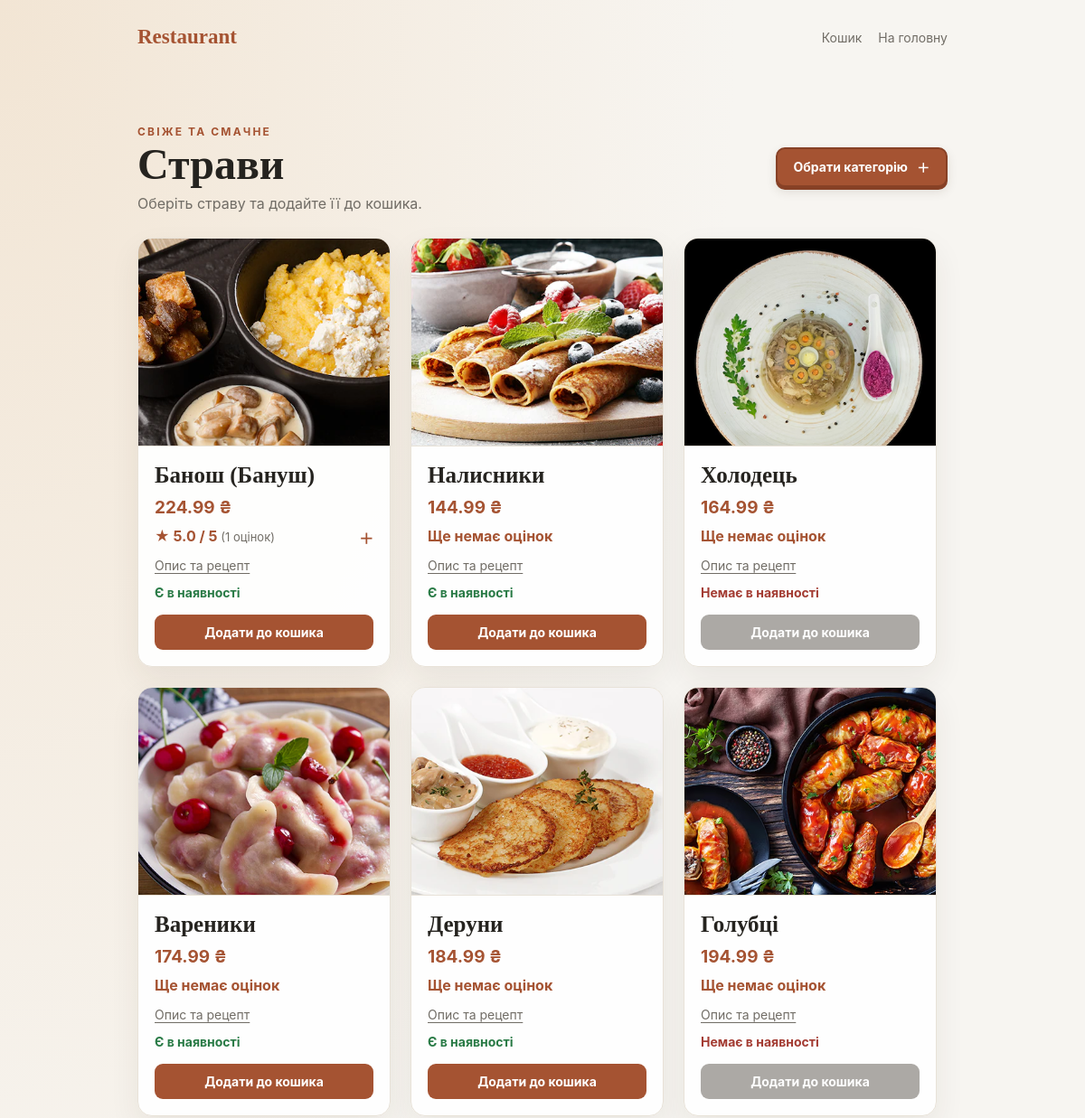
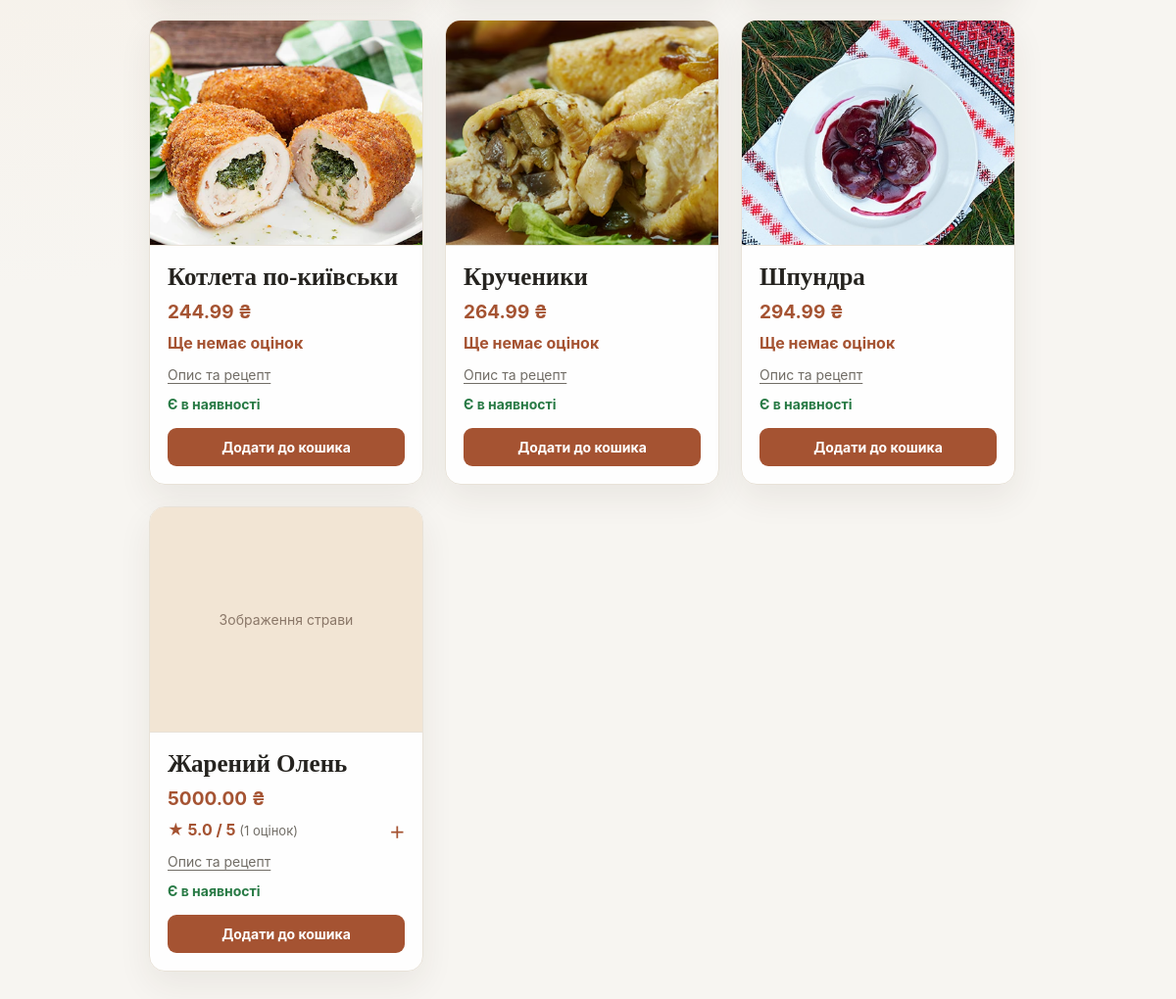
Screenshot of /menu/ (signed in) with the database file from the repository (2 pictures, top to bottom).
### restaurant_all/models.py (models this page shows, shortened)
class Dish(models.Model):
    class Category(models.TextChoices):
        SALADS = "salads", "Салати"
        MAIN = "main", "Основні страви"
        DESSERTS = "desserts", "Десерти"
        DRINKS = "drinks", "Напої"
    name = models.CharField(max_length=100)
    description = models.TextField()
    price = models.DecimalField(max_digits=6, decimal_places=2)
    image = models.ImageField(upload_to='dish_images/', blank=True, null=True)
    is_available = models.BooleanField("Є в наявності", default=True)
    category = models.CharField(
        "Категорія",
        max_length=16,
        choices=Category.choices,
        default=Category.MAIN,
    )

### restaurant_all/views.py (the view)
# urls.py: path('menu/', views.menu_page, name='menu'),
@login_required
def menu_page(request):
    selected_category = request.GET.get("category", "")
    valid_categories = dict(Dish.Category.choices)
    if selected_category not in valid_categories:
        selected_category = ""
    dishes = Dish.objects.annotate(
        average_rating=Avg("ratings__score"),
        rating_count=Count(
            "ratings",
            filter=Q(ratings__score__isnull=False),
        ),
    )
    if selected_category:
        dishes = dishes.filter(category=selected_category)
    dishes = dishes.prefetch_related("ratings__user")
    return render(
        request,
        "menu.html",
        {
            "dishes": dishes,
            "categories": Dish.Category.choices,
            "selected_category": selected_category,
        },
    )

### restaurant_all/templates/menu.html (shortened to what this page needs)
{% load static %}
<!DOCTYPE html>
<html lang="uk">
<head>
    <link rel="stylesheet" href="{% static 'restaurant_all/style.css' %}?v=9">
</head>
<body class="home-page">
    <main class="destination-page">
        <header class="home-header">
            <a class="brand" href="{% url 'home' %}">Restaurant</a>
            <nav class="page-links" aria-label="Основна навігація">
                <a href="{% url 'order' %}">Кошик</a>
                <a href="{% url 'home' %}">На головну</a>
            </nav>
        </header>
        <section class="menu-section">
            <div class="menu-heading">
                <div class="menu-heading-copy">
                    <span class="eyebrow">Свіже та смачне</span>
                    <h1>Страви</h1>
                    <p class="menu-intro">Оберіть страву та додайте її до кошика.</p>
                </div>
                <details class="menu-category-picker" {% if selected_category %}open{% endif %}>
                    <summary>Обрати категорію</summary>
                </details>
            </div>
            {% if dishes %}
                <div class="dish-grid">
                    {% for dish in dishes %}
                        <article class="dish-card">
                            <div class="dish-image-frame">
                                {% if dish.image %}
                                    <img src="{{ dish.image.url }}" alt="{{ dish.name }}">
                                {% else %}
                                    <span class="dish-image-placeholder">Зображення страви</span>
                                {% endif %}
                            </div>
                            <div class="dish-card-content">
                                <h2>{{ dish.name }}</h2>
                                <p class="dish-price">{{ dish.price }} ₴</p>
                                {% if dish.rating_count %}
                                    <details class="dish-rating-reviews">
                                        <summary class="dish-average-rating">
                                            <span aria-label="Середня оцінка {{ dish.average_rating|floatformat:1 }} з 5">
                                                ★ {{ dish.average_rating|floatformat:1 }} / 5
                                            </span>
                                            <span class="dish-rating-count">({{ dish.rating_count }} оцінок)</span>
                                        </summary>
                                    </details>
                                {% else %}
                                    <p class="dish-average-rating">Ще немає оцінок</p>
                                {% endif %}
                                <a class="recipe-link" href="{% url 'dish_detail' dish.pk %}">
                                    Опис та рецепт
                                </a>
                                {% if dish.is_available %}
                                    <p class="dish-availability dish-availability--available">Є в наявності</p>
                                {% else %}
                                    <p class="dish-availability dish-availability--unavailable">Немає в наявності</p>
                                {% endif %}
                                <form method="post" action="{% url 'add_to_cart' dish.pk %}">
                                    <button class="add-to-cart-button" type="submit" {% if not dish.is_available %}disabled{% endif %}>
                                        Додати до кошика
                                    </button>
                                </form>
                            </div>
                        </article>
                    {% endfor %}
                </div>
            {% endif %}
        </section>
    </main>
</body>
</html>

### restaurant_all/static/restaurant_all/style.css (style rules this page uses)
:root { color-scheme: light; font-family: Inter, "Segoe UI", sans-serif; color: #25231f; background: #f7f5f1; }
* { box-sizing: border-box; }
body { min-height: 100vh; margin: 0; display: grid; place-items: center; padding: 32px 18px; background: radial-gradient(ellipse at top left, #f2e5d4, transparent 48%), #f7f5f1; }
main { width: min(960px, 100%); }
.eyebrow { color: #a55332; font-size: 12px; font-weight: 700; letter-spacing: .18em; text-transform: uppercase; }
h1 { margin: 8px 0; font-family: Georgia, serif; font-size: clamp(32px, 6vw, 48px); }
h2 { margin: 0 0 6px; font-family: Georgia, serif; font-size: 25px; }
button { width: 100%; margin-top: 22px; padding: 13px; border: 0; border-radius: 9px; background: #a55332; color: #fff; font: inherit; font-weight: 700; cursor: pointer; }
.home-page { display: block; padding: 0; }
.home-header { display: flex; align-items: center; justify-content: space-between; gap: 20px; }
.brand { color: #a55332; font-family: Georgia, serif; font-size: 23px; font-weight: 700; text-decoration: none; }
.destination-page { width: min(960px, 100%); min-height: 100vh; margin: 0 auto; padding: 28px 32px; }
.page-links { display: flex; gap: 18px; }
.page-links a { color: #716d66; font-size: 14px; text-decoration: none; }
.menu-section { margin-top: clamp(56px, 10vh, 96px); padding: 0; border: 0; border-radius: 0; background: transparent; box-shadow: none; }
.menu-heading { display: flex; align-items: center; justify-content: space-between; gap: 24px; margin-bottom: 28px; }
.menu-heading-copy > h1 { margin: 0 0 6px; }
.menu-intro { margin: 0; color: #716d66; }
.menu-category-picker { position: relative; z-index: 1; flex-shrink: 0; }
.menu-category-picker summary { display: inline-flex; align-items: center; justify-content: center; min-height: 44px; padding: 10px 18px; border: 2px solid #874126; border-radius: 10px; background: #a55332; color: #fff; cursor: pointer; font-size: 14px; font-weight: 700; list-style: none; user-select: none; box-shadow: 0 3px 0 #874126, 0 5px 12px rgba(59, 43, 28, .12); transition: background .18s ease, box-shadow .18s ease, transform .18s ease; }
.menu-category-picker summary::after { content: "＋"; margin-left: 10px; }
.dish-grid { display: grid; grid-template-columns: repeat(auto-fit, minmax(230px, 280px)); gap: 22px; align-items: stretch; margin-top: 28px; }
.dish-card { overflow: hidden; border: 1px solid #e8e2d8; border-radius: 16px; background: rgba(255, 255, 255, .94); box-shadow: 0 14px 34px rgba(59, 43, 28, .07); transition: transform .18s ease, box-shadow .18s ease; }
.dish-image-frame { display: grid; height: 230px; place-items: center; overflow: hidden; border-bottom: 1px solid #e8e2d8; background: #f2e5d4; }
.dish-image-frame img { width: 100%; height: 100%; object-fit: cover; }
.dish-image-placeholder { color: #8a7768; font-size: 14px; }
.dish-card-content { padding: 18px; }
.dish-card-content h2 { margin: 0; }
.dish-price, .dish-detail-price { margin: 10px 0; color: #a55332; font-size: 19px; font-weight: 700; }
.dish-average-rating { margin: 8px 0 12px; color: #a55332; font-weight: 700; }
.dish-rating-count { color: #716d66; font-size: 13px; font-weight: 400; }
.dish-rating-reviews { margin: 8px 0 12px; }
.dish-rating-reviews > summary.dish-average-rating { margin: 0; cursor: pointer; list-style: none; }
.dish-rating-reviews > summary.dish-average-rating::after { content: "＋"; float: right; color: #a55332; }
.recipe-link { display: inline-block; margin: 2px 0 0; color: #716d66; font-size: 14px; text-decoration: underline; text-underline-offset: 3px; }
.dish-availability { margin: 12px 0 0; font-size: 14px; font-weight: 700; }
.dish-availability--available { color: #287a45; }
.dish-availability--unavailable { color: #a33b32; }
.dish-card-content form, .dish-detail form { margin: 0; }
.add-to-cart-button { width: 100%; margin-top: 16px; padding: 11px 14px; border-radius: 9px; background: #a55332; color: #fff; font-size: 14px; }
.add-to-cart-button:disabled { background: #8a8680; cursor: not-allowed; opacity: .7; }

### rows the page displays
Dish: image (picture), name "Банош (Бануш)", price "224.99", average_rating "5.0", rating_count "1", is_available "Є в наявності"
Dish: image (picture), name "Налисники", price "144.99", shows "Ще немає оцінок", is_available "Є в наявності"
Dish: image (picture), name "Холодець", price "164.99", shows "Ще немає оцінок", is_available "Немає в наявності"
Dish: image (picture), name "Вареники", price "174.99", shows "Ще немає оцінок", is_available "Є в наявності"
Dish: image (picture), name "Деруни", price "184.99", shows "Ще немає оцінок", is_available "Є в наявності"
Dish: image (picture), name "Голубці", price "194.99", shows "Ще немає оцінок", is_available "Немає в наявності"
Dish: image (picture), name "Котлета по-київськи", price "244.99", shows "Ще немає оцінок", is_available "Є в наявності"
Dish: image (picture), name "Крученики", price "264.99", shows "Ще немає оцінок", is_available "Є в наявності"
Dish: image (picture), name "Шпундра", price "294.99", shows "Ще немає оцінок", is_available "Є в наявності"
Dish: image "Зображення страви", name "Жарений Олень", price "5000.00", average_rating "5.0", rating_count "1", is_available "Є в наявності"
